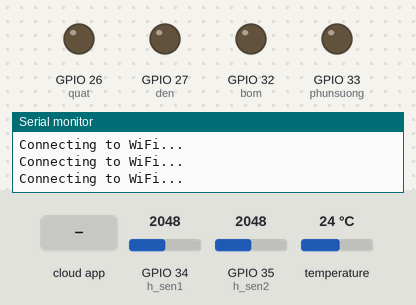
Recording of a sketch running on a simulated ESP32. Shown: output pins drawn as LEDs (lit = HIGH), the last lines printed to the serial monitor. The test bench sets the inputs (shaded band); at power-on: GPIO 34 (h_sen1) = 2048, GPIO 35 (h_sen2) = 2048, temperature 24 °C. WiFi joins after 1.5 s; servers stay silent unless stated; the Firebase database answers and starts empty.

Above: at 2.8 s.
2.9 s: the phone or cloud app sets DKQuat to 1
At 9.4 s:
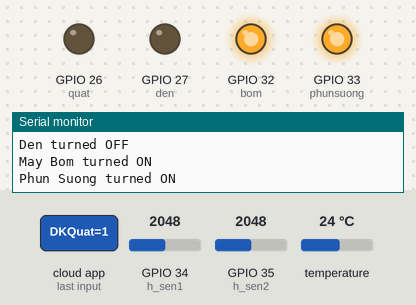
9.9 s: the phone or cloud app sets DKQuat to 0
At 13.8 s:
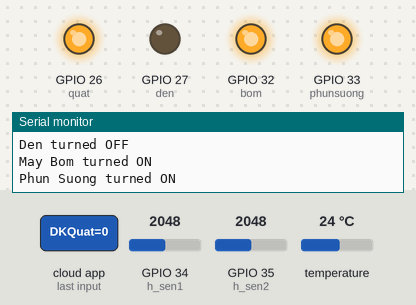
Timing chart, 0 to 15.3 s (numbered marks = the images above; inputs shaded):
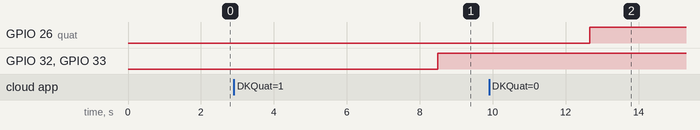

The sketch:

AutoTreeESP32_final.ino
```cpp
#include "Arduino.h"
#include <NTPtimeESP.h>
#include <ArduinoJson.h>
#include <Wire.h>
#include <WiFi.h>
#include <Firebase_ESP_Client.h>
#include <OneWire.h>
#include <DallasTemperature.h>

#define API_KEY "AIzaSyBVJPTTo4w-fDWstUfmn_2PmRBIAHOXBWA"
#define DATABASE_URL "autotree-minh-default-rtdb.asia-southeast1.firebasedatabase.app"
#define USER_EMAIL "caohoangminh1801@gmail.com"
#define USER_PASSWORD "minhkk"

FirebaseData fbdo;
FirebaseAuth auth;
FirebaseConfig configF;

//const char* ssid = "EGROUPS VIET NAM TANG 2";
//const char* password = "Egvn123!@#";
//const char* ssid = "EGGROUPS VIETNAM";
//const char* password = "egvn123!@#";
//const char* ssid = "MinhMB";
//const char* password = "12341234";

const char* ssid = "FetelNy";
const char* password = "123bon231";

#define den  27         //En8
#define quat  26        //En9
#define phunsuong 33    //En12
#define bom  32         //En13
#define t_sen 4         //I7
#define h_sen1 34        //I6
#define h_sen2 35        //I5

int ibom, iquat, iphunsuong, jphunsuong, actualMinute, actualHour, DKbom, DKquat, DKphunsuong, QQ, DD, MbMb, PsPs;
int chech;
float t, h, h1, h2;
String mystr, mystr2, myphut, mygio, thgian;
String Qon, Qoff, QtimeOn, QtimeOff, DtimeOn, DtimeOff, MBon, MBoff, MBtimeOn, MBtimeOff, PStimeOn, PStimeOff, PSTon, PSToff, PSHon, PSHoff;

NTPtime NTPch("pool.ntp.org");
strDateTime dateTime;
OneWire oneWire(t_sen);
DallasTemperature sensors(&oneWire);

////////////////////////////////////////////////////////////////////////////////////////////////

void initWiFi()
{
  WiFi.begin(ssid, password);
  while (WiFi.status() != WL_CONNECTED)
  {
    delay(500);
    Serial.println("Connecting to WiFi...");
  }
}

////////////////////////////////////////////////////////////////////////////////////////////////

void setup()
{
  Serial.begin(115200);
  pinMode(quat, OUTPUT);
  pinMode(den, OUTPUT);
  pinMode(bom, OUTPUT);
  pinMode(phunsuong, OUTPUT);

  initWiFi();
  delay(100);

  configF.api_key = API_KEY;
  configF.database_url = DATABASE_URL;
  auth.user.email = USER_EMAIL;
  auth.user.password = USER_PASSWORD;

  Firebase.begin(&configF, &auth);
  Firebase.reconnectWiFi(true);
  sensors.begin();
  chech = 1;
}

////////////////////////////////////////////////////////////////////////////////////////////////

void loop()
{
  if (!Firebase.ready())
  {
      Serial.println("Firebase Error");
      Firebase.reconnectWiFi(true);
  }
  sensors.requestTemperatures();
  t = sensors.getTempCByIndex(0);
  h1 = getSoilMoist1();
  h2 = getSoilMoist2();

  h = (h1+h2)/2;
  if (t == -127)
  {
      return;
  }

  if (isnan(t) || isnan(h1) || isnan(h2))
  {
    Serial.println("Mat ket noi sensor");
  }
  else
  {
    Firebase.RTDB.setFloat(&fbdo, "/DHT/data/nhietDo", t);
    Firebase.RTDB.setFloat(&fbdo, "/DHT/data/doAm", h);
    Serial.print("do am h1: ");
    Serial.println(h1);
    Serial.print("do am h2: ");
    Serial.println(h2);
    Serial.print("nhiet do t: ");
    Serial.println(t);
  }

  hamthoigian();

  if(chech == 1)
  {
    docDATA();
    Firebase.RTDB.setInt(&fbdo, "chech/chech", 0);
  }
  if (Firebase.RTDB.getInt(&fbdo, "chech/chech"))
  {
    chech = fbdo.intData();
  }

  hamxulyQUAT();
  hamxulyDEN();
  hamxulyMB();
  hamxulyPS();

  if (Firebase.RTDB.getInt(&fbdo, "Quat/Quat"))
  {
    QQ = fbdo.intData();
  }
  if (Firebase.RTDB.getInt(&fbdo, "Den/Den"))
  {
    DD = fbdo.intData();
  }
  if (Firebase.RTDB.getInt(&fbdo, "MayBom/MayBom"))
  {
    MbMb = fbdo.intData();
  }
  if (Firebase.RTDB.getInt(&fbdo, "PhunSuong/PhunSuong"))
  {
    PsPs = fbdo.intData();
  }

  DKthietbi();
}

///////////////////////////////////////////////////////////////////////////////////////////

int getSoilMoist1()
{
  int i = 0;
  int anaValue = 0;
  for (i = 0; i < 10; i++)
  {
    anaValue += analogRead(h_sen1);     //Đọc giá trị cảm biến độ ẩm đất
    delay(50);
  }
  anaValue = anaValue / (i);
  anaValue = map(anaValue, 4095, 0, 0, 100);      //Ít nước:0%  ==> Nhiều nước 100%
  return anaValue;
}

int getSoilMoist2()
{
  int i = 0;
  int anaValue = 0;
  for (i = 0; i < 10; i++)
  {
    anaValue += analogRead(h_sen2);     //Đọc giá trị cảm biến độ ẩm đất
    delay(50);
  }
  anaValue = anaValue / (i);
  anaValue = map(anaValue, 4095, 0, 0, 100);      //Ít nước:0%  ==> Nhiều nước 100%
  return anaValue;
}

/////////////////////////////////////////////////////////////////////////

void hamthoigian()
{
  dateTime = NTPch.getNTPtime(7.0, 0);
  if(dateTime.valid)
  {
    NTPch.printDateTime(dateTime);
    actualHour = dateTime.hour;
    actualMinute = dateTime.minute;
  }
  delay(100);
  if(actualHour < 10)
  {
    mygio = String(actualHour);
    mystr = String("0" + mygio);
  }
  else
  {
    mystr = String(actualHour);
  }
  mystr2 = String(mystr + ":");
  delay(50);
  if(actualMinute < 10)
  {
    myphut = String(actualMinute);
    mystr = String("0" + myphut);
  }
  else
  {
    mystr = String(actualMinute);
  }
  thgian = String(mystr2 + mystr);
}

///////////////////////////////////////////////////////////////////////////////////////////

void docDATA()
{
  if (Firebase.RTDB.getString(&fbdo, "Quat/NhietDo/NhietDoBat"))
  {
    Qon = fbdo.stringData();
  }
  if (Firebase.RTDB.getString(&fbdo, "Quat/NhietDo/NhietDoTat"))
  {
    Qoff = fbdo.stringData();
  }
  if (Firebase.RTDB.getString(&fbdo, "Quat/HenGio/HenGioBat"))
  {
    QtimeOn = fbdo.stringData();
  }
  if (Firebase.RTDB.getString(&fbdo, "Quat/HenGio/HenGioTat"))
  {
    QtimeOff = fbdo.stringData();
  }
///////////////////////////////////////////////////////////////////////////////////////////
  if (Firebase.RTDB.getString(&fbdo, "MayBom/NhietDo/NhietDoBat"))
  {
    MBon = fbdo.stringData();
  }
  if (Firebase.RTDB.getString(&fbdo, "MayBom/NhietDo/NhietDoTat"))
  {
    MBoff = fbdo.stringData();
  }
  if (Firebase.RTDB.getString(&fbdo, "MayBom/HenGio/HenGioBat"))
  {
    MBtimeOn = fbdo.stringData();
  }
  if (Firebase.RTDB.getString(&fbdo, "MayBom/HenGio/HenGioTat"))
  {
    String MBtimeOff = fbdo.stringData();
  }
///////////////////////////////////////////////////////////////////////////////////////////
  if (Firebase.RTDB.getString(&fbdo, "Den/HenGio/HenGioBat"))
  {
    DtimeOn = fbdo.stringData();
  }
  if (Firebase.RTDB.getString(&fbdo, "Den/HenGio/HenGioTat"))
  {
    DtimeOff = fbdo.stringData();
  }
///////////////////////////////////////////////////////////////////////////////////////////
  if (Firebase.RTDB.getString(&fbdo, "PhunSuong/NhietDo/NhietDoBat"))
  {
    PSTon = fbdo.stringData();
  }
  if (Firebase.RTDB.getString(&fbdo, "PhunSuong/NhietDo/NhietDoTat"))
  {
    PSToff = fbdo.stringData();
  }
  if (Firebase.RTDB.getString(&fbdo, "PhunSuong/DoAm/DoAmBat"))
  {
    PSHon = fbdo.stringData();
  }
  if (Firebase.RTDB.getString(&fbdo, "PhunSuong/DoAm/DoAmTat"))
  {
    PSHoff = fbdo.stringData();
  }
  if (Firebase.RTDB.getString(&fbdo, "PhunSuong/HenGio/HenGioBat"))
  {
    PStimeOn = fbdo.stringData();
  }
  if (Firebase.RTDB.getString(&fbdo, "PhunSuong/HenGio/HenGioTat"))
  {
    PStimeOff = fbdo.stringData();
  }
  Serial.println("Da doc xong yeu cau hoat dong moi");
}

///////////////////////////////////////////////////////////////////////////////////////////

void hamxulyQUAT()
{
  if(thgian == QtimeOn)
  {
    Firebase.RTDB.setInt(&fbdo, "Quat/Quat", 1);
    Firebase.RTDB.setInt(&fbdo, "Quat/DKQuat", 1);
  }
  if(thgian == QtimeOff)
  {
    Firebase.RTDB.setInt(&fbdo, "Quat/Quat", 0);
    Firebase.RTDB.setInt(&fbdo, "Quat/DKQuat", 0);
  }

  if (Firebase.RTDB.getInt(&fbdo, "Quat/DKQuat"))
  {
    DKquat = fbdo.intData();
  }
  if(DKquat == 0)
  {
    if (Firebase.RTDB.getInt(&fbdo, "Quat/iquat"))
    {
      iquat = fbdo.intData();
    }
    switch(iquat)
    {
      case 0:
        if(t>Qon.toInt())
        {
          Firebase.RTDB.setInt(&fbdo, "Quat/Quat", 1);
          Firebase.RTDB.setInt(&fbdo, "Quat/iquat", 1);
          break;
        }
        break;
      case 1:
        if(t<Qoff.toInt())
        {
          Firebase.RTDB.setInt(&fbdo, "Quat/Quat", 0);
          Firebase.RTDB.setInt(&fbdo, "Quat/iquat", 0);
          break;
        }
        break;
      default:
        Serial.println("Loi dieu khien Quat");
        break;
    }
  }
}

///////////////////////////////////////////////////////////////////////////////////////////

void hamxulyDEN()
{
  if(thgian == DtimeOn)
  {
    Firebase.RTDB.setInt(&fbdo, "Den/Den", 0);
  }
  if(thgian == DtimeOff)
  {
    Firebase.RTDB.setInt(&fbdo, "Den/Den", 1);
  }
}

///////////////////////////////////////////////////////////////////////////////////////////

void hamxulyMB()
{
  if(thgian == MBtimeOn)
  {
    Firebase.RTDB.setInt(&fbdo, "MayBom/MayBom", 1);
    Firebase.RTDB.setInt(&fbdo, "MayBom/DKBom", 1);
  }
  if(thgian == MBtimeOff)
  {
    Firebase.RTDB.setInt(&fbdo, "MayBom/MayBom", 0);
    Firebase.RTDB.setInt(&fbdo, "MayBom/DKBom", 0);
  }

  if (Firebase.RTDB.getInt(&fbdo, "MayBom/DKBom"))
  {
    DKbom = fbdo.intData();
  }
  if(DKbom == 0)
  {
    if (Firebase.RTDB.getInt(&fbdo, "MayBom/ibom"))
    {
      ibom = fbdo.intData();
    }
    switch(ibom)
    {
      case 0:
        if(t>MBon.toInt())
        {
          Firebase.RTDB.setInt(&fbdo, "MayBom/MayBom", 1);
          Firebase.RTDB.setInt(&fbdo, "MayBom/ibom", 1);
          break;
        }
        break;
      case 1:
        if(t<MBoff.toInt())
        {
          Firebase.RTDB.setInt(&fbdo, "MayBom/MayBom", 0);
          Firebase.RTDB.setInt(&fbdo, "MayBom/ibom", 0);
          break;
        }
        break;
      default:
        Serial.println("Loi dieu khien May Bom");
        break;
    }
  }
}

///////////////////////////////////////////////////////////////////////////////////////////

void hamxulyPS()
{
  if(thgian == PStimeOn)
  {
    Firebase.RTDB.setInt(&fbdo, "PhunSuong/PhunSuong", 1);
    Firebase.RTDB.setInt(&fbdo, "PhunSuong/DKPhunSuong", 1);
  }
  if(thgian == PStimeOff)
  {
    Firebase.RTDB.setInt(&fbdo, "PhunSuong/PhunSuong", 0);
    Firebase.RTDB.setInt(&fbdo, "PhunSuong/DKPhunSuong", 0);
  }

  if (Firebase.RTDB.getInt(&fbdo, "PhunSuong/DKPhunSuong"))
  {
    DKphunsuong = fbdo.intData();
  }
  if(DKphunsuong == 0)
  {
    if (Firebase.RTDB.getInt(&fbdo, "PhunSuong/iPhunSuong"))
    {
      iphunsuong = fbdo.intData();
    }
    switch(iphunsuong)
    {
      case 0:
        if(t>PSTon.toInt())
        {
          Firebase.RTDB.setInt(&fbdo, "PhunSuong/PhunSuong", 1);
          Firebase.RTDB.setInt(&fbdo, "PhunSuong/iPhunSuong", 1);
          break;
        }
        if(h<PSHon.toInt())
        {
          Firebase.RTDB.setInt(&fbdo, "PhunSuong/PhunSuong", 1);
          Firebase.RTDB.setInt(&fbdo, "PhunSuong/iPhunSuong", 2);
          break;
        }
        break;
      case 1:
        if(t<PSToff.toInt())
        {
          Firebase.RTDB.setInt(&fbdo, "PhunSuong/PhunSuong", 0);
          Firebase.RTDB.setInt(&fbdo, "PhunSuong/iPhunSuong", 0);
          break;
        }
        break;
      case 2:
        if(h>PSHoff.toInt())
        {
          Firebase.RTDB.setInt(&fbdo, "PhunSuong/PhunSuong", 0);
          Firebase.RTDB.setInt(&fbdo, "PhunSuong/iPhunSuong", 0);
          break;
        }
        break;
      default:
        Serial.println("Loi dieu khien Phun Suong");
        break;
    }
  }
}

///////////////////////////////////////////////////////////////////////////////////////////

void DKthietbi()
{
  switch(QQ)
  {
    case 0:
      Serial.println("Quat turned OFF");
      digitalWrite(quat, LOW);
      break;
    case 1:
      Serial.println("Quat turned ON");
      digitalWrite(quat, HIGH);
      break;
    default:
      break;
  }

  switch(DD)
  {
    case 0:
      Serial.println("Den turned OFF");
      digitalWrite(den, LOW);
      break;
    case 1:
      Serial.println("Den turned ON");
      digitalWrite(den, HIGH);
      break;
    default:
      break;
  }

  switch(MbMb)
  {
    case 0:
      Serial.println("May Bom turned OFF");
      digitalWrite(bom, LOW);
      break;
    case 1:
      Serial.println("May Bom turned ON");
      digitalWrite(bom, HIGH);
      break;
    default:
      break;
  }

  switch(PsPs)
  {
    case 0:
      Serial.println("Phun Suong turned OFF");
      digitalWrite(phunsuong, LOW);
      break;
    case 1:
      Serial.println("Phun Suong turned ON");
      digitalWrite(phunsuong, HIGH);
      break;
    default:
      break;
  }
}
```

Measured:
- after the input at 2.9 s, GPIO 26 (quat): stays LOW (without the input it goes to HIGH after 6.0 s); GPIO 32 (bom), GPIO 33 (phunsuong): LOW → HIGH after 5.6 s instead of 6.0 s
- after the input at 9.9 s, GPIO 26 (quat): LOW → HIGH after 2.8 s
